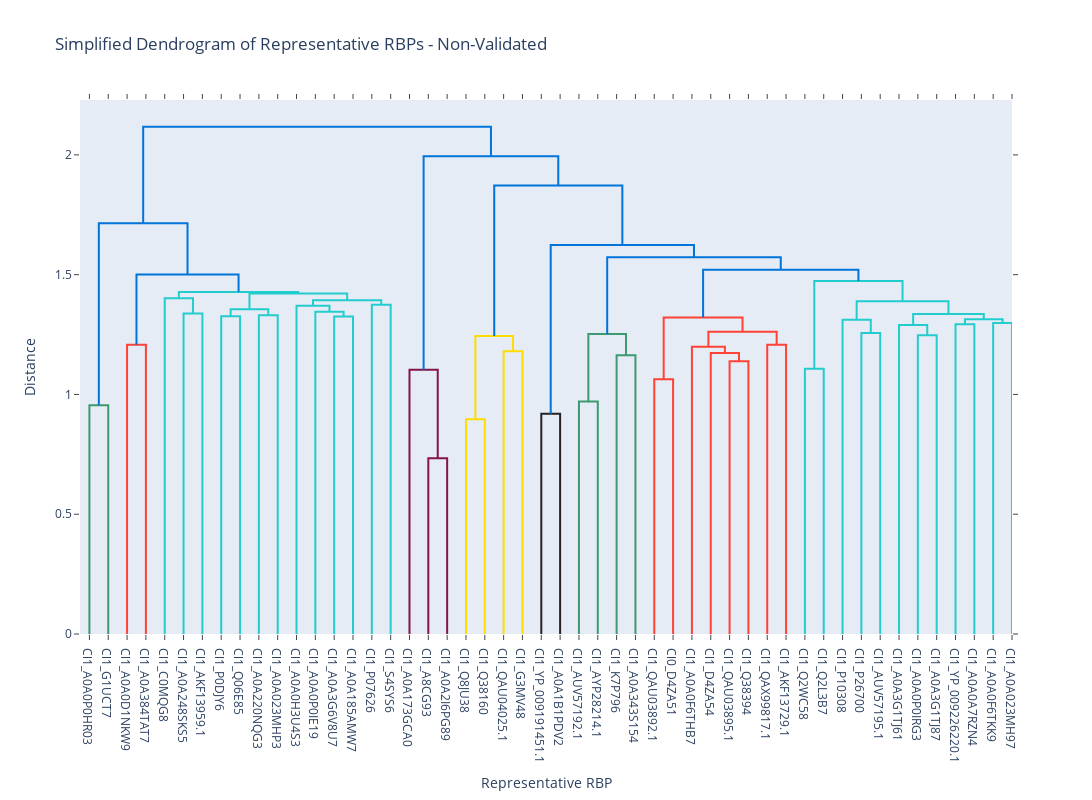

The code cell stored with this chart in its notebook:
### Code cell
import pandas as pd
import numpy as np
from sklearn.metrics import pairwise_distances
from scipy.cluster.hierarchy import linkage, fcluster
import plotly.figure_factory as ff

# Compute the distance matrix
distance_matrix = pairwise_distances(X.toarray(), metric='cosine')

# Linkage matrix
Z = linkage(distance_matrix, method='ward')

# Choose how many final clusters to keep
p = 50  # For example, 30 largest clusters

# Get cluster assignments
clusters = fcluster(Z, t=p, criterion='maxclust')

# Add cluster info to df
df['ClusterPlot'] = clusters

# Pick one representative RBP from each cluster
# (optional: pick based on other metrics, but here we just sample)
rep_indices = df.groupby('ClusterPlot').head(1).index

# Filter data
X_small = X.toarray()[rep_indices]
labels_small = df.loc[rep_indices].apply(lambda row: f"Cl{row['Cluster']}_{row['RBP accession nr']}", axis=1).tolist()

# Compute reduced distance matrix and linkage again
distance_matrix_small = pairwise_distances(X_small, metric='cosine')
Z_small = linkage(distance_matrix_small, method='ward')

# Plot using Plotly
fig = ff.create_dendrogram(distance_matrix_small, labels=labels_small, 
                           linkagefun=lambda x: linkage(x, method='ward'))
fig.update_layout(
    width=1600, height=800,
    title='Simplified Dendrogram of Representative RBPs - Non-Validated',
    xaxis_title='Representative RBP',
    yaxis_title='Distance'
)
fig.show()

### Figure 1 — Plotly figure (JSON) as saved in the notebook; plotly's stock layout.template omitted (floating-point values rounded to 4 significant figures)
{"data": [{"hoverinfo": "text", "marker": {"color": "rgb(61,153,112)"}, "mode": "lines", "type": "scatter", "x": [5.0, 5.0, 15.0, 15.0], "xaxis": "x", "y": [0.0, 0.955, 0.955, 0.0], "yaxis": "y"}, {"hoverinfo": "text", "marker": {"color": "rgb(255,65,54)"}, "mode": "lines", "type": "scatter", "x": [25.0, 25.0, 35.0, 35.0], "xaxis": "x", "y": [0.0, 1.207, 1.207, 0.0], "yaxis": "y"}, {"hoverinfo": "text", "marker": {"color": "rgb(35,205,205)"}, "mode": "lines", "type": "scatter", "x": [55.0, 55.0, 65.0, 65.0], "xaxis": "x", "y": [0.0, 1.338, 1.338, 0.0], "yaxis": "y"}, {"hoverinfo": "text", "marker": {"color": "rgb(35,205,205)"}, "mode": "lines", "type": "scatter", "x": [45.0, 45.0, 60.0, 60.0], "xaxis": "x", "y": [0.0, 1.401, 1.401, 1.338], "yaxis": "y"}, {"hoverinfo": "text", "marker": {"color": "rgb(35,205,205)"}, "mode": "lines", "type": "scatter", "x": [75.0, 75.0, 85.0, 85.0], "xaxis": "x", "y": [0.0, 1.326, 1.326, 0.0], "yaxis": "y"}, {"hoverinfo": "text", "marker": {"color": "rgb(35,205,205)"}, "mode": "lines", "type": "scatter", "x": [95.0, 95.0, 105.0, 105.0], "xaxis": "x", "y": [0.0, 1.331, 1.331, 0.0], "yaxis": "y"}, {"hoverinfo": "text", "marker": {"color": "rgb(35,205,205)"}, "mode": "lines", "type": "scatter", "x": [80.0, 80.0, 100.0, 100.0], "xaxis": "x", "y": [1.326, 1.356, 1.356, 1.331], "yaxis": "y"}, {"hoverinfo": "text", "marker": {"color": "rgb(35,205,205)"}, "mode": "lines", "type": "scatter", "x": [135.0, 135.0, 145.0, 145.0], "xaxis": "x", "y": [0.0, 1.325, 1.325, 0.0], "yaxis": "y"}, {"hoverinfo": "text", "marker": {"color": "rgb(35,205,205)"}, "mode": "lines", "type": "scatter", "x": [125.0, 125.0, 140.0, 140.0], "xaxis": "x", "y": [0.0, 1.345, 1.345, 1.325], "yaxis": "y"}, {"hoverinfo": "text", "marker": {"color": "rgb(35,205,205)"}, "mode": "lines", "type": "scatter", "x": [115.0, 115.0, 132.5, 132.5], "xaxis": "x", "y": [0.0, 1.37, 1.37, 1.345], "yaxis": "y"}, {"hoverinfo": "text", "marker": {"color": "rgb(35,205,205)"}, "mode": "lines", "type": "scatter", "x": [155.0, 155.0, 165.0, 165.0], "xaxis": "x", "y": [0.0, 1.375, 1.375, 0.0], "yaxis": "y"}, {"hoverinfo": "text", "marker": {"color": "rgb(35,205,205)"}, "mode": "lines", "type": "scatter", "x": [123.8, 123.8, 160.0, 160.0], "xaxis": "x", "y": [1.37, 1.393, 1.393, 1.375], "yaxis": "y"}, {"hoverinfo": "text", "marker": {"color": "rgb(35,205,205)"}, "mode": "lines", "type": "scatter", "x": [90.0, 90.0, 141.9, 141.9], "xaxis": "x", "y": [1.356, 1.422, 1.422, 1.393], "yaxis": "y"}, {"hoverinfo": "text", "marker": {"color": "rgb(35,205,205)"}, "mode": "lines", "type": "scatter", "x": [52.5, 52.5, 115.9, 115.9], "xaxis": "x", "y": [1.401, 1.427, 1.427, 1.422], "yaxis": "y"}, {"hoverinfo": "text", "marker": {"color": "rgb(0,116,217)"}, "mode": "lines", "type": "scatter", "x": [30.0, 30.0, 84.22, 84.22], "xaxis": "x", "y": [1.207, 1.501, 1.501, 1.427], "yaxis": "y"}, {"hoverinfo": "text", "marker": {"color": "rgb(0,116,217)"}, "mode": "lines", "type": "scatter", "x": [10.0, 10.0, 57.11, 57.11], "xaxis": "x", "y": [0.955, 1.715, 1.715, 1.501], "yaxis": "y"}, {"hoverinfo": "text", "marker": {"color": "rgb(133,20,75)"}, "mode": "lines", "type": "scatter", "x": [185.0, 185.0, 195.0, 195.0], "xaxis": "x", "y": [0.0, 0.7339, 0.7339, 0.0], "yaxis": "y"}, {"hoverinfo": "text", "marker": {"color": "rgb(133,20,75)"}, "mode": "lines", "type": "scatter", "x": [175.0, 175.0, 190.0, 190.0], "xaxis": "x", "y": [0.0, 1.103, 1.103, 0.7339], "yaxis": "y"}, {"hoverinfo": "text", "marker": {"color": "rgb(255,220,0)"}, "mode": "lines", "type": "scatter", "x": [205.0, 205.0, 215.0, 215.0], "xaxis": "x", "y": [0.0, 0.8959, 0.8959, 0.0], "yaxis": "y"}, {"hoverinfo": "text", "marker": {"color": "rgb(255,220,0)"}, "mode": "lines", "type": "scatter", "x": [225.0, 225.0, 235.0, 235.0], "xaxis": "x", "y": [0.0, 1.18, 1.18, 0.0], "yaxis": "y"}, {"hoverinfo": "text", "marker": {"color": "rgb(255,220,0)"}, "mode": "lines", "type": "scatter", "x": [210.0, 210.0, 230.0, 230.0], "xaxis": "x", "y": [0.8959, 1.244, 1.244, 1.18], "yaxis": "y"}, {"hoverinfo": "text", "marker": {"color": "rgb(40,35,35)"}, "mode": "lines", "type": "scatter", "x": [245.0, 245.0, 255.0, 255.0], "xaxis": "x", "y": [0.0, 0.9192, 0.9192, 0.0], "yaxis": "y"}, {"hoverinfo": "text", "marker": {"color": "rgb(61,153,112)"}, "mode": "lines", "type": "scatter", "x": [265.0, 265.0, 275.0, 275.0], "xaxis": "x", "y": [0.0, 0.9701, 0.9701, 0.0], "yaxis": "y"}, {"hoverinfo": "text", "marker": {"color": "rgb(61,153,112)"}, "mode": "lines", "type": "scatter", "x": [285.0, 285.0, 295.0, 295.0], "xaxis": "x", "y": [0.0, 1.164, 1.164, 0.0], "yaxis": "y"}, {"hoverinfo": "text", "marker": {"color": "rgb(61,153,112)"}, "mode": "lines", "type": "scatter", "x": [270.0, 270.0, 290.0, 290.0], "xaxis": "x", "y": [0.9701, 1.252, 1.252, 1.164], "yaxis": "y"}, {"hoverinfo": "text", "marker": {"color": "rgb(255,65,54)"}, "mode": "lines", "type": "scatter", "x": [305.0, 305.0, 315.0, 315.0], "xaxis": "x", "y": [0.0, 1.063, 1.063, 0.0], "yaxis": "y"}, {"hoverinfo": "text", "marker": {"color": "rgb(255,65,54)"}, "mode": "lines", "type": "scatter", "x": [345.0, 345.0, 355.0, 355.0], "xaxis": "x", "y": [0.0, 1.138, 1.138, 0.0], "yaxis": "y"}, {"hoverinfo": "text", "marker": {"color": "rgb(255,65,54)"}, "mode": "lines", "type": "scatter", "x": [335.0, 335.0, 350.0, 350.0], "xaxis": "x", "y": [0.0, 1.173, 1.173, 1.138], "yaxis": "y"}, {"hoverinfo": "text", "marker": {"color": "rgb(255,65,54)"}, "mode": "lines", "type": "scatter", "x": [325.0, 325.0, 342.5, 342.5], "xaxis": "x", "y": [0.0, 1.199, 1.199, 1.173], "yaxis": "y"}, {"hoverinfo": "text", "marker": {"color": "rgb(255,65,54)"}, "mode": "lines", "type": "scatter", "x": [365.0, 365.0, 375.0, 375.0], "xaxis": "x", "y": [0.0, 1.207, 1.207, 0.0], "yaxis": "y"}, {"hoverinfo": "text", "marker": {"color": "rgb(255,65,54)"}, "mode": "lines", "type": "scatter", "x": [333.8, 333.8, 370.0, 370.0], "xaxis": "x", "y": [1.199, 1.262, 1.262, 1.207], "yaxis": "y"}, {"hoverinfo": "text", "marker": {"color": "rgb(255,65,54)"}, "mode": "lines", "type": "scatter", "x": [310.0, 310.0, 351.9, 351.9], "xaxis": "x", "y": [1.063, 1.321, 1.321, 1.262], "yaxis": "y"}, {"hoverinfo": "text", "marker": {"color": "rgb(35,205,205)"}, "mode": "lines", "type": "scatter", "x": [385.0, 385.0, 395.0, 395.0], "xaxis": "x", "y": [0.0, 1.107, 1.107, 0.0], "yaxis": "y"}, {"hoverinfo": "text", "marker": {"color": "rgb(35,205,205)"}, "mode": "lines", "type": "scatter", "x": [415.0, 415.0, 425.0, 425.0], "xaxis": "x", "y": [0.0, 1.256, 1.256, 0.0], "yaxis": "y"}, {"hoverinfo": "text", "marker": {"color": "rgb(35,205,205)"}, "mode": "lines", "type": "scatter", "x": [405.0, 405.0, 420.0, 420.0], "xaxis": "x", "y": [0.0, 1.312, 1.312, 1.256], "yaxis": "y"}, {"hoverinfo": "text", "marker": {"color": "rgb(35,205,205)"}, "mode": "lines", "type": "scatter", "x": [445.0, 445.0, 455.0, 455.0], "xaxis": "x", "y": [0.0, 1.248, 1.248, 0.0], "yaxis": "y"}, {"hoverinfo": "text", "marker": {"color": "rgb(35,205,205)"}, "mode": "lines", "type": "scatter", "x": [435.0, 435.0, 450.0, 450.0], "xaxis": "x", "y": [0.0, 1.29, 1.29, 1.248], "yaxis": "y"}, {"hoverinfo": "text", "marker": {"color": "rgb(35,205,205)"}, "mode": "lines", "type": "scatter", "x": [465.0, 465.0, 475.0, 475.0], "xaxis": "x", "y": [0.0, 1.293, 1.293, 0.0], "yaxis": "y"}, {"hoverinfo": "text", "marker": {"color": "rgb(35,205,205)"}, "mode": "lines", "type": "scatter", "x": [485.0, 485.0, 495.0, 495.0], "xaxis": "x", "y": [0.0, 1.298, 1.298, 0.0], "yaxis": "y"}, {"hoverinfo": "text", "marker": {"color": "rgb(35,205,205)"}, "mode": "lines", "type": "scatter", "x": [470.0, 470.0, 490.0, 490.0], "xaxis": "x", "y": [1.293, 1.314, 1.314, 1.298], "yaxis": "y"}, {"hoverinfo": "text", "marker": {"color": "rgb(35,205,205)"}, "mode": "lines", "type": "scatter", "x": [442.5, 442.5, 480.0, 480.0], "xaxis": "x", "y": [1.29, 1.336, 1.336, 1.314], "yaxis": "y"}, {"hoverinfo": "text", "marker": {"color": "rgb(35,205,205)"}, "mode": "lines", "type": "scatter", "x": [412.5, 412.5, 461.2, 461.2], "xaxis": "x", "y": [1.312, 1.389, 1.389, 1.336], "yaxis": "y"}, {"hoverinfo": "text", "marker": {"color": "rgb(35,205,205)"}, "mode": "lines", "type": "scatter", "x": [390.0, 390.0, 436.9, 436.9], "xaxis": "x", "y": [1.107, 1.474, 1.474, 1.389], "yaxis": "y"}, {"hoverinfo": "text", "marker": {"color": "rgb(0,116,217)"}, "mode": "lines", "type": "scatter", "x": [330.9, 330.9, 413.4, 413.4], "xaxis": "x", "y": [1.321, 1.521, 1.521, 1.474], "yaxis": "y"}, {"hoverinfo": "text", "marker": {"color": "rgb(0,116,217)"}, "mode": "lines", "type": "scatter", "x": [280.0, 280.0, 372.2, 372.2], "xaxis": "x", "y": [1.252, 1.573, 1.573, 1.521], "yaxis": "y"}, {"hoverinfo": "text", "marker": {"color": "rgb(0,116,217)"}, "mode": "lines", "type": "scatter", "x": [250.0, 250.0, 326.1, 326.1], "xaxis": "x", "y": [0.9192, 1.623, 1.623, 1.573], "yaxis": "y"}, {"hoverinfo": "text", "marker": {"color": "rgb(0,116,217)"}, "mode": "lines", "type": "scatter", "x": [220.0, 220.0, 288.0, 288.0], "xaxis": "x", "y": [1.244, 1.872, 1.872, 1.623], "yaxis": "y"}, {"hoverinfo": "text", "marker": {"color": "rgb(0,116,217)"}, "mode": "lines", "type": "scatter", "x": [182.5, 182.5, 254.0, 254.0], "xaxis": "x", "y": [1.103, 1.994, 1.994, 1.872], "yaxis": "y"}, {"hoverinfo": "text", "marker": {"color": "rgb(0,116,217)"}, "mode": "lines", "type": "scatter", "x": [33.55, 33.55, 218.3, 218.3], "xaxis": "x", "y": [1.715, 2.118, 2.118, 1.994], "yaxis": "y"}], "layout": {"autosize": false, "height": 800, "hovermode": "closest", "showlegend": false, "title": {"text": "Simplified Dendrogram of Representative RBPs - Non-Validated"}, "width": 1600, "xaxis": {"mirror": "allticks", "rangemode": "tozero", "showgrid": false, "showline": true, "showticklabels": true, "tickmode": "array", "ticks": "outside", "ticktext": ["Cl1_A0A0P0HR03", "Cl1_G1UCT7", "Cl1_A0A0D1NKW9", "Cl1_A0A384TAT7", "Cl1_C0MQG8", "Cl1_A0A248SKS5", "Cl1_AKF13959.1", "Cl1_P0DJY6", "Cl1_Q06E85", "Cl1_A0A220NQG3", "Cl1_A0A023MHP3", "Cl1_A0A0H3U4S3", "Cl1_A0A0P0IE19", "Cl1_A0A3G6V8U7", "Cl1_A0A185AMW7", "Cl1_P07626", "Cl1_S4SYS6", "Cl1_A0A173GCA0", "Cl1_A8CG93", "Cl1_A0A2I6PG89", "Cl1_Q8JU38", "Cl1_Q38160", "Cl1_QAU04025.1", "Cl1_G3MV48", "Cl1_YP_009191451.1", "Cl1_A0A1B1PDV2", "Cl1_AUV57192.1", "Cl1_AYP28214.1", "Cl1_K7P796", "Cl1_A0A343S154", "Cl1_QAU03892.1", "Cl0_D4ZA51", "Cl1_A0A0F6THB7", "Cl1_D4ZA54", "Cl1_QAU03895.1", "Cl1_Q38394", "Cl1_QAX99817.1", "Cl1_AKF13729.1", "Cl1_Q2WC58", "Cl1_Q2L3B7", "Cl1_P10308", "Cl1_P26700", "Cl1_AUV57195.1", "Cl1_A0A3G1TJ61", "Cl1_A0A0P0IRG3", "Cl1_A0A3G1TJ87", "Cl1_YP_009226220.1", "Cl1_A0A0A7RZN4", "Cl1_A0A0F6TKK9", "Cl1_A0A023MH97"], "tickvals": [5, 15, 25, 35, 45, 55, 65, 75, 85, 95, 105, 115, 125, 135, 145, 155, 165, 175, 185, 195, 205, 215, 225, 235, 245, 255, 265, 275, 285, 295, 305, 315, 325, 335, 345, 355, 365, 375, 385, 395, 405, 415, 425, 435, 445, 455, 465, 475, 485, 495], "title": {"text": "Representative RBP"}, "type": "linear", "zeroline": false}, "yaxis": {"mirror": "allticks", "rangemode": "tozero", "showgrid": false, "showline": true, "showticklabels": true, "ticks": "outside", "title": {"text": "Distance"}, "type": "linear", "zeroline": false}}}
